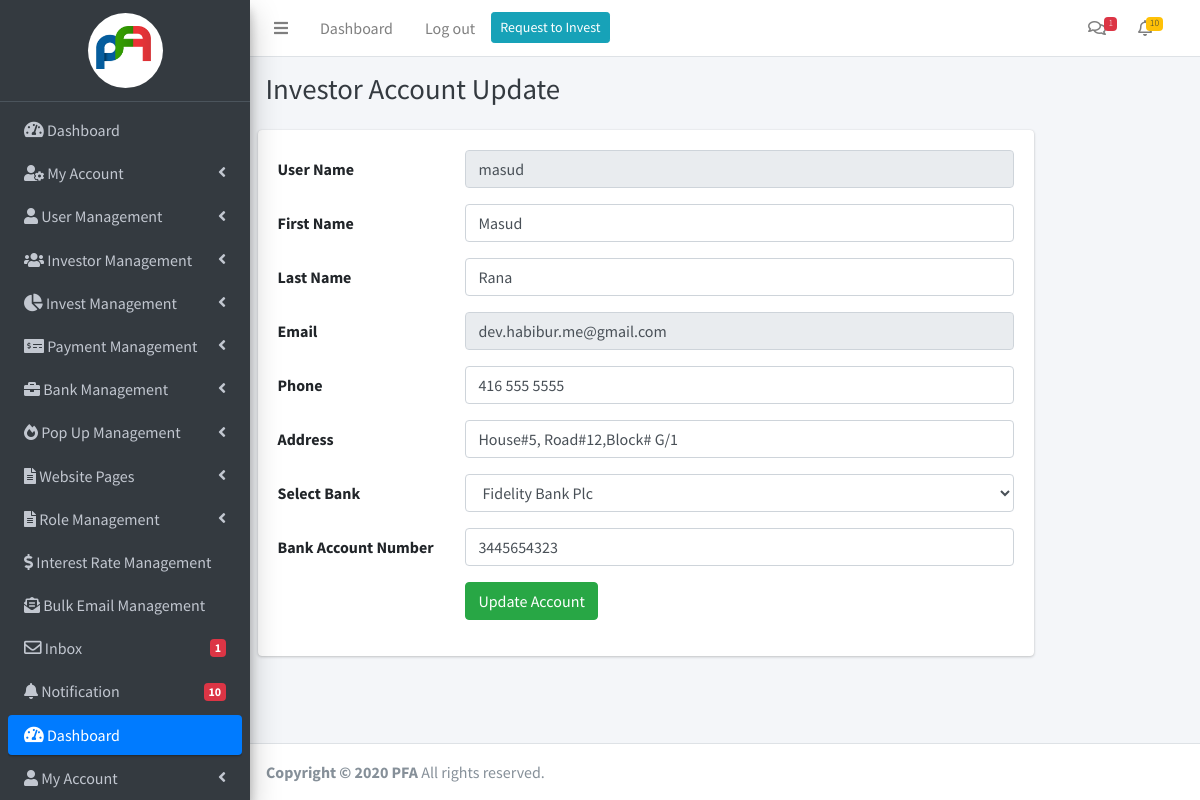
Screenshot of /investor/profile-update/4 (signed in) with the database file from the repository.
### investor/models.py (models this page shows, shortened)
class Investor(models.Model):
    username = models.CharField(max_length=150)
    password = models.CharField(max_length=100)
    first_name = models.CharField(max_length=150)
    last_name = models.CharField(max_length=150)
    email= models.EmailField(max_length=254)
    phone = models.CharField(max_length=13)
    address = models.TextField()
    bank_name = models.ForeignKey(Bank, on_delete=models.CASCADE)
    account_number = models.BigIntegerField()
    agree_to_invest = models.BooleanField(default=True)
    status = models.BooleanField(default=False)
    class Meta:
        verbose_name = "Investor"
        verbose_name_plural = "Investors"

### investor/decorators.py (the view)
    def wrapper_func(request, *args, **kwargs):
        try:
            if request.session['investor']:
                return view_func(request, *args, **kwargs)
            else:
                messages.warning(request, "You must be login before view the page")
                return redirect('investor:investor_login')
        except:
            return redirect('investor:investor_login')

### investor/models.py (called while the page is built)
    def __str__(self):
        return self.bank_name

### investor/templatetags/extra_tags.py (called while the page is built)
@register.filter
def investor_notifications(id):
    notications = Notification.objects.filter(investor_id=id, is_view=False, for_admin=False).count()
    if notications > 0:
        return notications
    else:
        return ""

@register.filter
def admin_notifications(self):
    notications = Notification.objects.filter(is_view=False, for_admin=True).count()
    if notications:
        return notications
    else:
        return ""

@register.filter
def admin_notification_list(self):
    notication_list = Notification.objects.filter(is_view=False, for_admin=True).order_by('-date')[0:7]
    if notication_list:
        return notication_list

@register.filter
def show_unread_admin_message(id):
    unread_messages = Message.objects.filter(status=True, is_view_admin=False).count()
    if unread_messages:
        return unread_messages

@register.filter
def show_unread_investor_message(id):
    unread_messages = Message.objects.filter(investor_id = id,is_view_investor=False,is_admin=True).count()
    if unread_messages:
        return unread_messages

@register.filter
def user_has_access(id,access_name):
    user_access = Editor.objects.filter(id=id, role__access__has_access=access_name)
    if user_access.exists():
        return True
    else:
        return False

### investor/views.py (called while the page is built, shortened)
@investor_login_required
def investor_profile_update(request, id):
    investor = Investor.objects.get(id = id)
    bank_list = Bank.objects.filter(status=True)
    context = {
        'investor':investor,
        'bank_list':bank_list,
    }
    return render(request, 'dashboard/investor_profile_update.html',context)

### templates/dashboard/investor_profile_update.html (shortened to what this page needs)
{% extends 'dashboard/base/base.html' %}
{% load extra_tags %}
{% block d-content %}
<div class="content-header">
    <div class="container-fluid">
      <div class="row mb-2">
        <div class="col-12">
          <h1 class="m-0 text-dark">Investor Account Update</h1>
        </div>
      </div>
    </div>
  </div>
<section class="invest_request_area">
    <div class="container-fluid">
        <div class="row">
            <div class="col-10">
                <form action="" method="POST">
                    <div class="card card-body">
                        <div class="form-group row">
                            <label for="inputName" class="col-sm-3 col-form-label">User Name</label>
                            <div class="col-sm-9">
                                <input type="text" name="username" value="{{investor.username}}" class="form-control" readonly>
                            </div>
                        </div>
                        <div class="form-group row">
                            <label for="inputName" class="col-sm-3 col-form-label">First Name</label>
                            <div class="col-sm-9">
                                <input type="text" name="fname" value="{{investor.first_name}}" class="form-control" required>
                            </div>
                        </div>
                        <div class="form-group row">
                            <label for="inputName" class="col-sm-3 col-form-label">Last Name</label>
                            <div class="col-sm-9">
                                <input type="text" name="lname" value="{{investor.last_name}}" class="form-control" required>
                            </div>
                        </div>
                        <div class="form-group row">
                            <label for="inputName" class="col-sm-3 col-form-label">Email</label>
                            <div class="col-sm-9">
                                <input type="email" name="email" value="{{investor.email}}" class="form-control" readonly>
                            </div>
                        </div>
                        <div class="form-group row">
                            <label for="inputName" class="col-sm-3 col-form-label">Phone</label>
                            <div class="col-sm-9">
                                <input type="tel" name="phone" value="{{investor.phone}}" class="form-control">
                            </div>
                        </div>
                        <div class="form-group row">
                            <label for="inputName" class="col-sm-3 col-form-label">Address</label>
                            <div class="col-sm-9">
                                <input type="text" name="address" value="{{investor.address}}" class="form-control">
                            </div>
                        </div>
                        <div class="form-group row">
                            <label for="inputName" class="col-sm-3 col-form-label">Select Bank</label>
                            <div class="col-sm-9">
                                <select name="bank" class="form-control w-100" id="">
                                    {% for bank in bank_list %}
                                        {% if bank.id == investor.bank_name.id  %}
                                            <option value="{{bank.id}}" selected>{{bank}}</option>
                                        {% else %}
                                            <option value="{{bank.id}}">{{bank}}</option>
                                        {% endif %}
                                    {% endfor %}
                                </select>
                            </div>
                        </div>
                        <div class="form-group row">
                            <label for="inputName" class="col-sm-3 col-form-label">Bank Account Number</label>
                            <div class="col-sm-9">
                                <input type="number" name="bank_account" value="{{investor.account_number}}" class="form-control" required>
                            </div>
                        </div>
                        <div class="form-group row">
                            <div class="col-sm-9 offset-sm-3">
                                <input class="btn btn-success" type="submit" value="Update Account">
                            </div>
                        </div>
                    </div>
                </form>
            </div>
        </div>
    </div>
</section>
{% endblock d-content %}

### rows the page displays
Investor: username "masud", fname "Masud", lname "Rana", email "dev.habibur.me@gmail.com", phone "416 555 5555", address "House#5, Road#12,Block# G/1", bank_account "3445654323"

### other values shown
{{ admin_message|show_unread_admin_message }} "1"
{{ admin_notification|admin_notifications }} "10"
form field bank "Fidelity Bank Plc"
